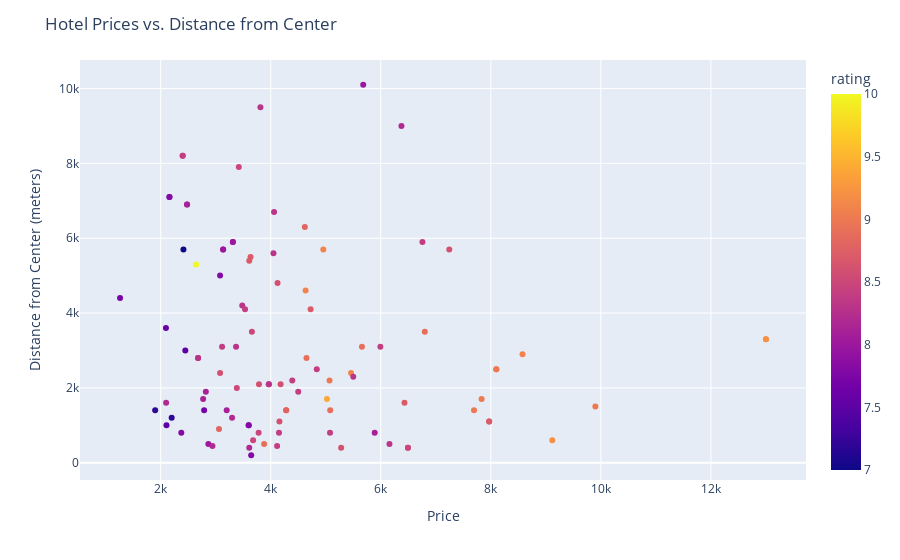

This figure's notebook cell:
### Markdown cell above
## (b)

### Code cell
import plotly.express as px

# Create a scatter plot
fig = px.scatter(hotels, x='price', y='distance', color='rating',
                 hover_name='name',
                 hover_data={'price': True, 'rating': True}) # to be displayed when hovering over datapoints

# Customize the plot
fig.update_traces(marker=dict(size=12, opacity=0.7),
                  selector=dict(mode='markers+text'))

# Add titles and labels
fig.update_layout(
    title='Hotel Prices vs. Distance from Center',
    xaxis_title='Price',
    yaxis_title='Distance from Center (meters)'
)

# Show the plot
fig.show()

### Figure 1 — Plotly figure (JSON) as saved in the notebook; plotly's stock layout.template omitted (floating-point values rounded to 4 significant figures)
{"data": [{"customdata": [[8.5], [10], [8], [8.6], [8.4], [9], [8.4], [8.5], [8.4], [8.6], [8.4], [8.3], [9.1], [8.6], [9], [8.5], [8.3], [8.1], [8], [8.2], [8.2], [7.2], [9.2], [8.4], [9.2], [7.8], [8.4], [8.4], [8.3], [8.3], [8.6], [8.8], [8.2], [8.3], [8.6], [8.3], [8.5], [9.2], [7.2], [8.9], [8.8], [8.7], [8.3], [8.9], [8.2], [8.1], [8.6], [7.6], [7.8], [7.7], [9.1], [8.4], [8.2], [7], [8.9], [8.5], [8.5], [8.1], [8.4], [8.7], [8.1], [7.5], [7.5], [8.4], [8], [7.8], [7.8], [9], [8.3], [8.1], [8], [8.3], [8.8], [8.7], [7.8], [8.9], [7.8], [9], [8.3], [8.1], [8], [8.3], [8.8], [8.7], [7.7], [7.8], [8.6], [9], [9.4], [8.5], [8.7], [9.1], [8.4], [8.9], [8.7], [9.1], [8.4], [8], [9]], "hovertemplate": "<b>%{hovertext}</b><br><br>price=%{x}<br>distance=%{y}<br>rating=%{marker.color}<extra></extra>", "hovertext": ["路徒Plus行旅-站前館", "小隱居Hermit_Dorm", "首都大飯店松山館", "苓旅中山館-Lininn ZhongShan", "怡品商旅", "和苑三井花園飯店台北忠孝", "旅樂序精品旅館站前五館", "宜家商旅", "台北馥敦飯店復南館", "見潭璞旅", "福容大飯店台北一館", "天閣酒店台北信義", "台北國泰萬怡酒店", "台北萬豪酒店", "台北亞都麗緻大飯店", "洛碁大飯店忠孝館", "柯達大飯店台北敦南", "優美飯店-雙連MRT", "Artinn藝築文旅-台北站前館", "皇家玫瑰旅館站前館", "雀客旅館台北站前", "第一大飯店", "台北文華東方酒店", "玉璽精品飯店", "台北文華東方酒店", "美亞商旅", "玉璽精品飯店", "洛碁大飯店三貝茲", "洛碁大飯店南港館", "台北凱達大飯店", "洛碁大飯店南京館", "台北松山意舍酒店", "台北六福萬怡酒店", "艾爾行旅", "台北中山意舍酒店", "台北喜來登大飯店", "路境行旅-府前館", "台北時代寓所-希爾頓啟繽精選酒店", "明日大饭店", "兄弟大飯店", "盤古捷旅 - Panco Hotel", "寒居酒店", "洛碁大飯店松山館", "丰居旅店 - 北車館", "CU Hotel Taipei", "錦棧•旅", "柯達大飯店台北松江", "喜客商旅 Seeker Hotel - Sanchong", "熙門小聚 YS Inn", "唯樂米窩", "金普頓大安酒店 - 洲際酒店集團酒店", "松哖酒店", "葳皇時尚飯店", "謙匯-普樂室行旅", "慕軒飯店", "燦路都飯店", "天閣酒店台北長安", "洛碁大飯店中華館", "老爺會館台北林森 – 華山文創園區", "樂頤飯店-蘆洲台北", "趣旅館．林森館", "上格大飯店", "T.O. Hotel 承德館", "老爺會館台北南西-中山站", "首都大飯店松山館", "貴族商務飯店", "華大旅店-南西館", "JR東日本大飯店 台北", "柔美精品商旅", "旅居文旅-板橋車站館", "薇閣精品旅館 - 大直旗艦館", "台北中山旅居文旅-松山機場館", "町記憶旅店", "晶華酒店", "貴族商務飯店", "台北馥敦-馥寓", "華大旅店-南西館", "JR東日本大飯店 台北", "柔美精品商旅", "旅居文旅-板橋車站館", "薇閣精品旅館 - 大直旗艦館", "台北中山旅居文旅-松山機場館", "町記憶旅店", "晶華酒店", "窩旅舍", "Sunrise Hotel", "路徒Plus行旅-主題館", "格拉斯麗台北飯店", "旅城驛鎮", "路徒Plus行旅-站前館", "天閣酒店台北士林", "傑仕堡有氧酒店", "台北大直英迪格酒店", "町記憶旅店3館", "雀客旅館新北蘆洲", "捷絲旅台北三重館", "甲山林湯旅", "北投享溫泉", "美侖商旅"], "legendgroup": "", "marker": {"color": [8.5, 10, 8, 8.6, 8.4, 9, 8.4, 8.5, 8.4, 8.6, 8.4, 8.3, 9.1, 8.6, 9, 8.5, 8.3, 8.1, 8, 8.2, 8.2, 7.2, 9.2, 8.4, 9.2, 7.8, 8.4, 8.4, 8.3, 8.3, 8.6, 8.8, 8.2, 8.3, 8.6, 8.3, 8.5, 9.2, 7.2, 8.9, 8.8, 8.7, 8.3, 8.9, 8.2, 8.1, 8.6, 7.6, 7.8, 7.7, 9.1, 8.4, 8.2, 7, 8.9, 8.5, 8.5, 8.1, 8.4, 8.7, 8.1, 7.5, 7.5, 8.4, 8, 7.8, 7.8, 9, 8.3, 8.1, 8, 8.3, 8.8, 8.7, 7.8, 8.9, 7.8, 9, 8.3, 8.1, 8, 8.3, 8.8, 8.7, 7.7, 7.8, 8.6, 9, 9.4, 8.5, 8.7, 9.1, 8.4, 8.9, 8.7, 9.1, 8.4, 8, 9], "coloraxis": "coloraxis", "symbol": "circle"}, "mode": "markers", "name": "", "orientation": "v", "showlegend": false, "type": "scatter", "x": [6494, 2643, 3312, 3080, 3116, 7833, 4116, 3420, 5993, 4124, 4392, 4050, 5460, 7245, 5069, 3658, 3483, 3200, 2867, 2941, 3610, 1900, 13000, 2400, 13000, 3645, 2400, 3534, 3813, 5500, 3787, 4620, 6376, 3370, 4158, 6158, 3680, 9118, 2200, 4650, 3060, 6431, 4061, 3880, 3298, 2772, 4180, 2096, 2375, 2790, 8576, 4500, 2099, 2414, 6800, 3384, 3780, 5890, 4150, 3634, 2821, 2448, 2106, 5078, 3312, 2160, 3600, 8100, 3966, 2480, 3135, 2680, 4281, 7970, 2160, 5658, 3600, 8100, 3966, 2480, 3135, 2680, 4281, 7970, 1262, 3080, 5280, 7695, 5022, 6494, 4725, 4956, 6757, 5081, 3610, 4634, 4837, 5681, 9900], "xaxis": "x", "y": [400, 5300, 5900, 2400, 3100, 1700, 450, 7900, 3100, 4800, 2200, 5600, 2400, 5700, 2200, 3500, 4200, 1400, 500, 450, 400, 1400, 3300, 8200, 3300, 200, 8200, 4100, 9500, 2300, 2100, 6300, 9000, 3100, 1100, 500, 600, 600, 1200, 2800, 900, 1600, 6700, 500, 1200, 1700, 2100, 3600, 800, 1400, 2900, 1900, 1600, 5700, 3500, 2000, 800, 800, 800, 5500, 1900, 3000, 1000, 800, 5900, 7100, 1000, 2500, 2100, 6900, 5700, 2800, 1400, 1100, 7100, 3100, 1000, 2500, 2100, 6900, 5700, 2800, 1400, 1100, 4400, 5000, 400, 1400, 1700, 400, 4100, 5700, 5900, 1400, 5400, 4600, 2500, 10100, 1500], "yaxis": "y"}], "layout": {"coloraxis": {"colorbar": {"title": {"text": "rating"}}, "colorscale": [[0, "#0d0887"], [0.1111, "#46039f"], [0.2222, "#7201a8"], [0.3333, "#9c179e"], [0.4444, "#bd3786"], [0.5556, "#d8576b"], [0.6667, "#ed7953"], [0.7778, "#fb9f3a"], [0.8889, "#fdca26"], [1, "#f0f921"]]}, "legend": {"tracegroupgap": 0}, "margin": {"t": 60}, "title": {"text": "Hotel Prices vs. Distance from Center"}, "xaxis": {"anchor": "y", "domain": [0, 1], "title": {"text": "Price"}}, "yaxis": {"anchor": "x", "domain": [0, 1], "title": {"text": "Distance from Center (meters)"}}}}
